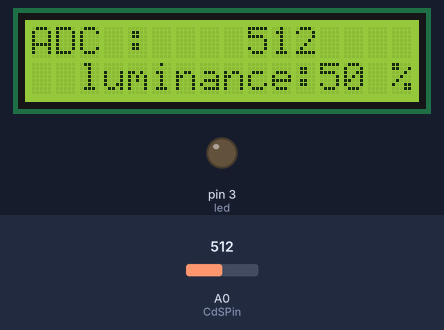
A sketch run on a simulated Arduino Uno, built with avr-gcc and run on an emulated ATmega328P. Shown: 16×2 character LCD, output pins drawn as LEDs (lit = HIGH). Inputs (shaded band) come from the test bench; at power-on: A0 (CdSPin) = 512.

Above: at 3.2 s.
At 4.3 s:
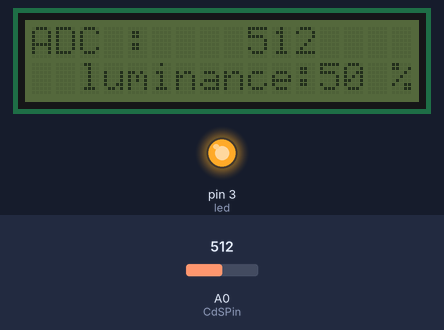
4.4 s: A0 (CdSPin) set to 230
At 6.3 s:
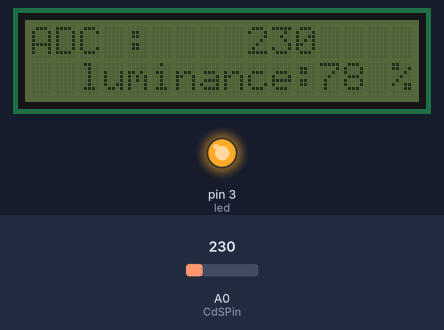
6.6 s: A0 (CdSPin) set to 206
At 7.9 s:
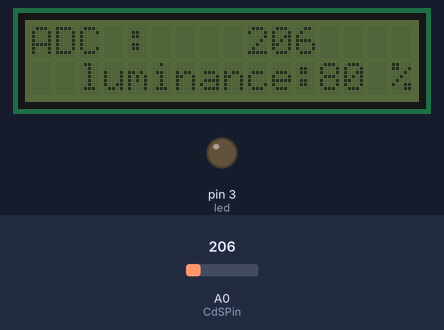
8.6 s: A0 (CdSPin) set to 122
At 10.4 s:
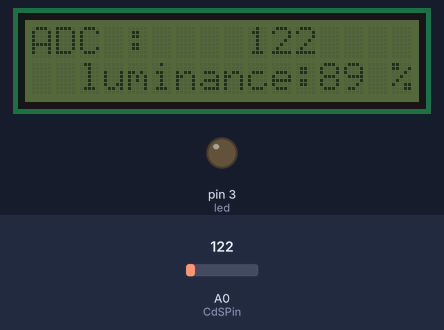
Timing chart, 0 to 11.9 s (numbered marks = the images above; inputs shaded):
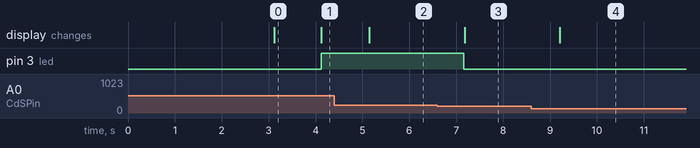

Measured:
- the behaviour switches between 221 and 220 on A0 (CdSPin) (found by bisection; images 2 and 3)
- after the input at 4.4 s, the display: changes after 0.75 s (image 2)
- after the input at 6.6 s, pin 3 (led): HIGH → LOW after 0.56 s; the display: changes after 0.58 s (image 3)
- after the input at 8.6 s, the display: changes after 0.60 s (image 4)
- what the display in image 0 shows lasts 1.0 s, from 3.1 s to 4.1 s

The sketch:

AR06_cds_project.ino
```cpp
/*
 예제 6.2
 빛 입력
*/

// I2C 통신 라이브러리 설정
#include <Wire.h>
// I2C LCD 라리브러리 설정
#include <LiquidCrystal_I2C.h>

// LCD I2C address 설정: 0x3F or 0x27
LiquidCrystal_I2C lcd(0x27,16,2);

// 0번 아날로그핀을 CdS 셀 입력으로 설정한다.
const int CdSPin = 0;

int led = 3;

void setup() {

// 16X2 LCD 모듈 설정하고 백라이트를 켠다.
  lcd.init(); // LCD 설정
  lcd.backlight();

// 메세지를 표시한다.
  lcd.print("ex 6.2");
  lcd.setCursor(0,1);
  lcd.print("CdS Cell Test");
// 3초동안 메세지를 표시한다.
  delay(3000);

// 모든 메세지를 삭체한 뒤
// 숫자를 제외한 부분들을 미리 출력시킨다.
  lcd.clear();
  lcd.setCursor(0,0);
  lcd.print("ADC :  ");
  lcd.setCursor(0,1);
  lcd.print("Illuminance:");
  lcd.setCursor(15,1);
  lcd.print("%");

  pinMode(led, OUTPUT);
}

void loop(){

  int adcValue; // 실제 센서로부터 읽은 값 (0~1023)
  int illuminance; // 현재의 밝기. 0~100%

  // CdS cell을 통하여 입력되는 전압을 읽는다.
  adcValue = analogRead(CdSPin);
  // 아날로그 입력 값을 0~100의 범위로 변경한다.
  illuminance = map(adcValue, 0, 1023, 100, 0);

  // 전에 표시했던 내용을 지우고
  // LCD에 ADC 값과 밝기를 출력한다.
  // 지우지 않으면 이전에 표시했던 값이 남게 된다.

  // 전에 표시했던 내용을 지운다.
  lcd.setCursor(9,0);
  lcd.print("   ");
  // ADC 값을 표시한다
  lcd.setCursor(9,0);
  lcd.print(adcValue);

  // 전에 표시했던 내용을 지운다.
  lcd.setCursor(0,1);
  lcd.print("  ");
  // 밝기를 표시한다
  lcd.setCursor(12,1);
  lcd.print(illuminance);

  delay(1000);

  int cdsValue = analogRead(CdSPin);

        // 측정된 밝기 값를 시리얼 모니터에 출력합니다.
  Serial.print("cds =  ");
  Serial.println(cdsValue);

        // 조도센서로 부터 측정된 밝기 값이 220보다 크다면, 아래의 블록을 실행합니다.
  if (cdsValue > 220) {
                // LED가 연결된 핀의 로직레벨을 HIGH (5V)로 설정하여, LED가 켜지도록 합니다.
          digitalWrite(led, HIGH);
          lcd.noBacklight();

        // 조도센서로 부터 측정된 밝기 값이 50보다 작면, 아래의 블록을 실행합니다.
  } else {
                // LED가 연결된 핀의 로직레벨을 LOW (0V)로 설정하여, LED가 꺼지도록 합니다.
          digitalWrite(led, LOW);
  }

}
```
